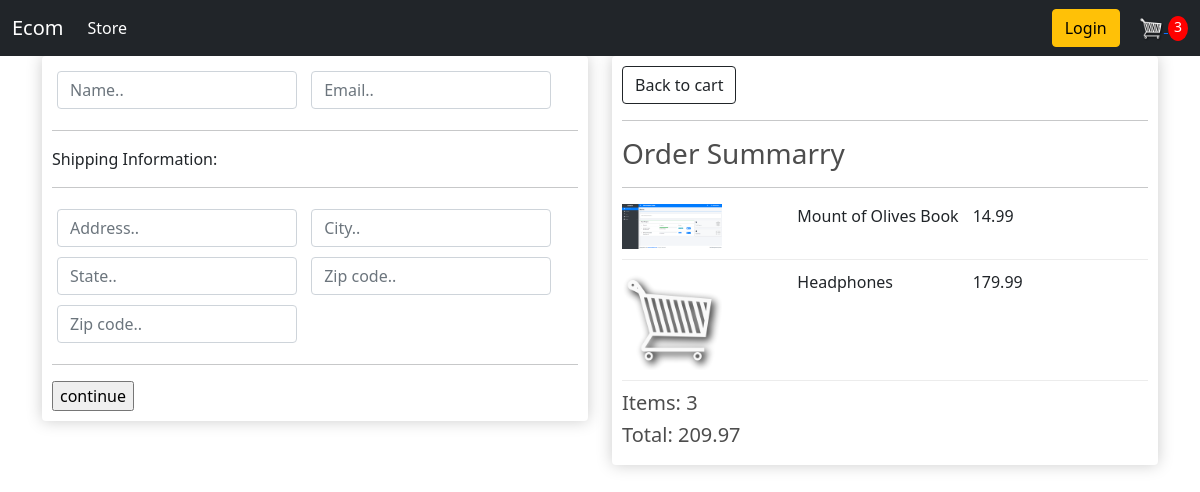
/checkout/ (signed in), run on an earlier commit of the app's database.
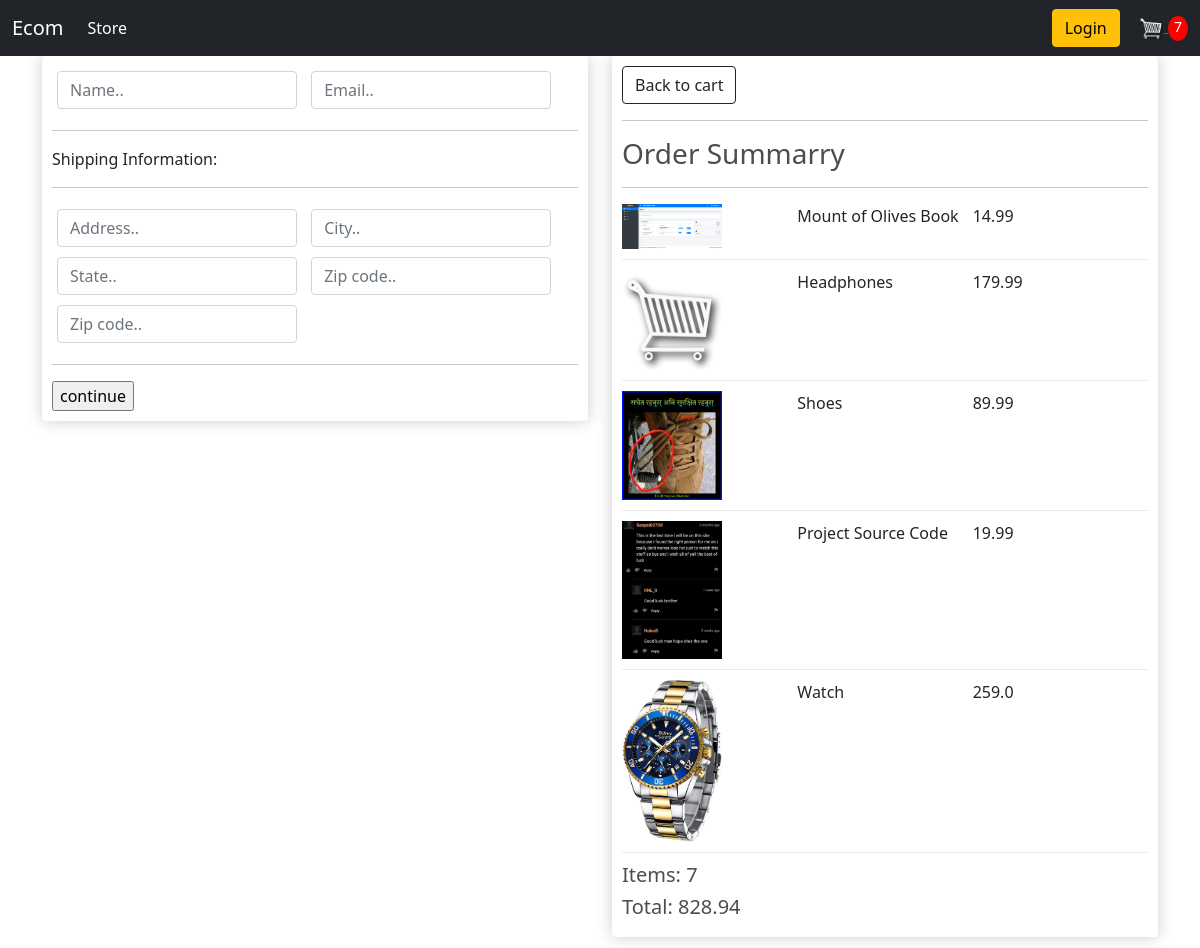
And on a later commit of the database.
### store/models.py (models this page shows, shortened)
class order_item(models.Model):
    product=models.ForeignKey(product,on_delete=models.SET_NULL,blank=True,null=True)
    order = models.ForeignKey(order, on_delete=models.SET_NULL, blank=True, null=True)
    quantity=models.IntegerField(default=0,null=True,blank=True)
    date_added = models.DateTimeField(auto_now_add=True)
    @property
    def get_total(self):
        total=self.product.price * self.quantity
        return total

class product(models.Model):
     name=models.CharField(max_length=200,null=True)
     price=models.FloatField()
     digital=models.BooleanField(default=False,null=True,blank=False)
     image=models.ImageField(null=True,blank=True)
     @property
     def imageUrl(self):
        try:
            Url=self.image.url
        except:
            Url=''
        return Url

class order(models.Model):
    customer=models.ForeignKey(customer,on_delete=models.SET_NULL,blank=True,null=True)
    date_ordered=models.DateTimeField(auto_now_add=True)
    complete=models.BooleanField(default=False,null=True,blank=False)
    transaction_id = models.CharField(max_length=200, null=True)
    @property
    def shipping(self):
        shipping=False
        orderitems=self.order_item_set.all()
        for i in orderitems:
            if(i.product.digital==False):
                shipping=True
        return shipping
    @property
    def get_cart_total(self):
        orderitem=self.order_item_set.all()
        total=sum([item.get_total for item in orderitem])
        return total
    @property
    def get_cart_items(self):
        orderitem=self.order_item_set.all()
        total=sum([item.quantity for item in orderitem])
        return total

### store/views.py (the view)
# urls.py: path('checkout/',views.checkout,name="checkout"),
def checkout(request):
    if request.user.is_authenticated:
        customer = request.user.customer
        Order, created = order.objects.get_or_create(customer=customer, complete=False)
        items = Order.order_item_set.all()
        cartItems=Order.get_cart_items
    else:
        items = []
        Order = {'get_cart_total': 0, 'get_cart_items': 0,'shipping':False}
    context = {'items': items, 'order': Order,'cartItems':cartItems}
    return render(request,'store/checkout.html',context)

### store/templates/store/checkout.html (shortened to what this page needs)
{%extends 'store/main.html'%} {% load static %} {% block content %}
<div class="row">
    <div class="col-lg-6">
        <div class="box-element" id="form-wrapper">
            <form id="form">
                <div id="user-info">
                    <div class="form-field">
                        <input required class="form-control" type="text" name="name" placeholder="Name..">
                    </div>
                    <div class="form-field">
                        <input required class="form-control" type="email" name="email" placeholder="Email..">
                    </div>
                </div>
                <div id="shipping-info">
                    <hr>
                    <p>Shipping Information:</p>
                    <hr>
                    <div class="form-field">
                        <input class="form-control" type="text" name="address" placeholder="Address..">
                    </div>
                    <div class="form-field">
                        <input class="form-control" type="text" name="city" placeholder="City..">
                    </div>
                    <div class="form-field">
                        <input class="form-control" type="text" name="state" placeholder="State..">
                    </div>
                    <div class="form-field">
                        <input class="form-control" type="text" name="zipcode" placeholder="Zip code..">
                    </div>
                    <div class="form-field">
                        <input class="form-control" type="text" name="country" placeholder="Zip code..">
                    </div>
                </div>
                <hr>
                <input type="submit" value="continue">
            </form>
        </div>
    </div>
    <div class="col-lg-6">
        <div class="box-element" id="form-wrapper">
            <a class="btn btn-outline-dark" href="{%url 'cart' %}" &#x2190>Back to cart</a>
            <hr>
            <h3>Order Summarry</h3>
            <hr>
            {% for item in items %}
            <div class="cart-row">
                <div style="flex:2"><img class="row-image" src="{{item.product.imageUrl}}"></div>
                <div style="flex:2">
                    <p>{{item.product.name}}</p>
                </div>
                <div style="flex:1">
                    <p>{{item.product.price}}</p>
                </div>
                <div style="flex:1">
                </div>
            </div>
            {% endfor %}
            <h5>Items: {{order.get_cart_items}}</h5>
            <h5>Total: {{order.get_cart_total|floatformat:2}}</h5>
        </div>
        <br>
    </div>
</div>
{% endblock content %}

What changed in the data, as far as the page shows it:
added order_item: product.imageUrl (picture), product.name "Shoes", product.price "89.99"
added order_item: product.imageUrl (picture), product.name "Project Source Code", product.price "19.99"
added order_item: product.imageUrl (picture), product.name "Watch", product.price "259.0"
changed through a linked row, order: get_cart_items "3" → "7"; get_cart_total "209.97" → "828.94"
Also different on the page:
{{ cartItems }}: "3" → "7"
